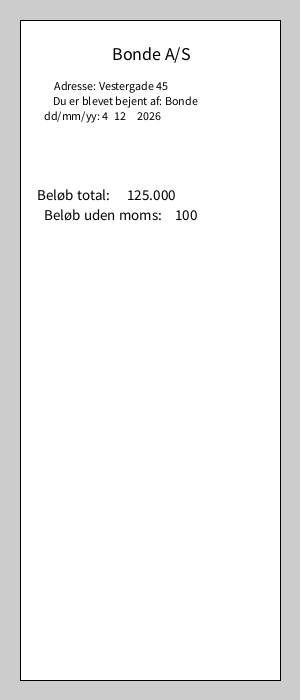
Frame 1 (no input)
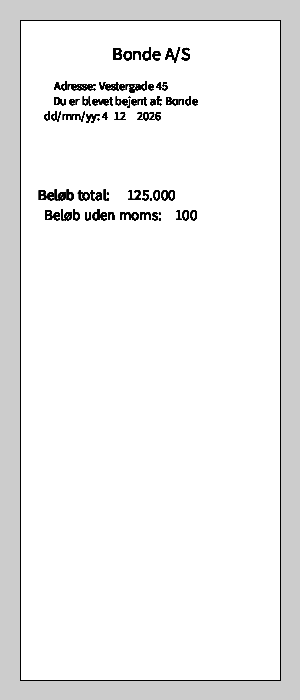
Frame 60 (the mouse pressed at the canvas centre just before this capture)
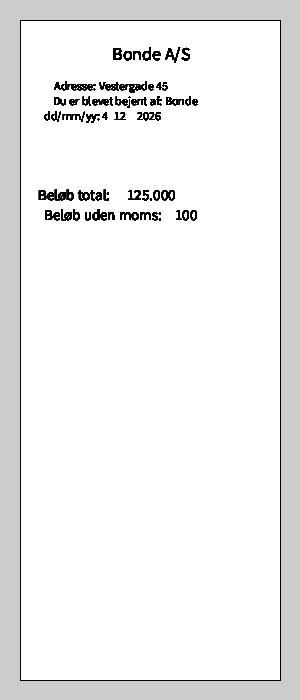
Frame 120 (the mouse held since frame 60 and released just before this capture)

The Processing sketch that drew these frames (run headless with seeded random() and noise(); from frame 60 on, the mouse is pressed at the canvas centre):

// Processing sketch: Kasseapperat_GUI
// ── Kasseapperat_GUI.pde
int belobUdenMoms = 100;
int belobMedMoms = 0;
int widthbon = 260;
int lengthbon = 660;
String firma = "Bonde A/S";
String adresse = "Adresse: Vestergade 45"; 
String navn = "Bonde";
int day = day();
int month = month();
int year = year();
int hour = hour();
int minutes = minute();

void setup(){
size(300, 700);
rect(20, 20, widthbon, lengthbon);
}

void draw(){
Kassedelen();
Title();
Info();
}

void Title(){
translate(60, 40);
textSize(18);
text(firma, widthbon/2, 20);
}

void Info(){
textAlign(RIGHT);
textSize(12);
fill(0);
translate(80, 50);
text(adresse, 27, 0);
text("Du er blevet bejent af: " + navn, 57, 15);
text("dd/mm/yy: " + day, -33, 30);
text(month, -15, 30);
text(year, 20, 30);
}

void Kassedelen(){
textAlign(RIGHT);
textSize(15);
fill(0);
float belobMedMoms = beregnMoms(belobUdenMoms);
text("Beløb total:", 110, 200);
text(belobMedMoms, 175, 200);
text("Beløb uden moms:", 162, 220);
text(belobUdenMoms, 197, 220);
}

float beregnMoms(int belob){
  return belob*1.25;
}
